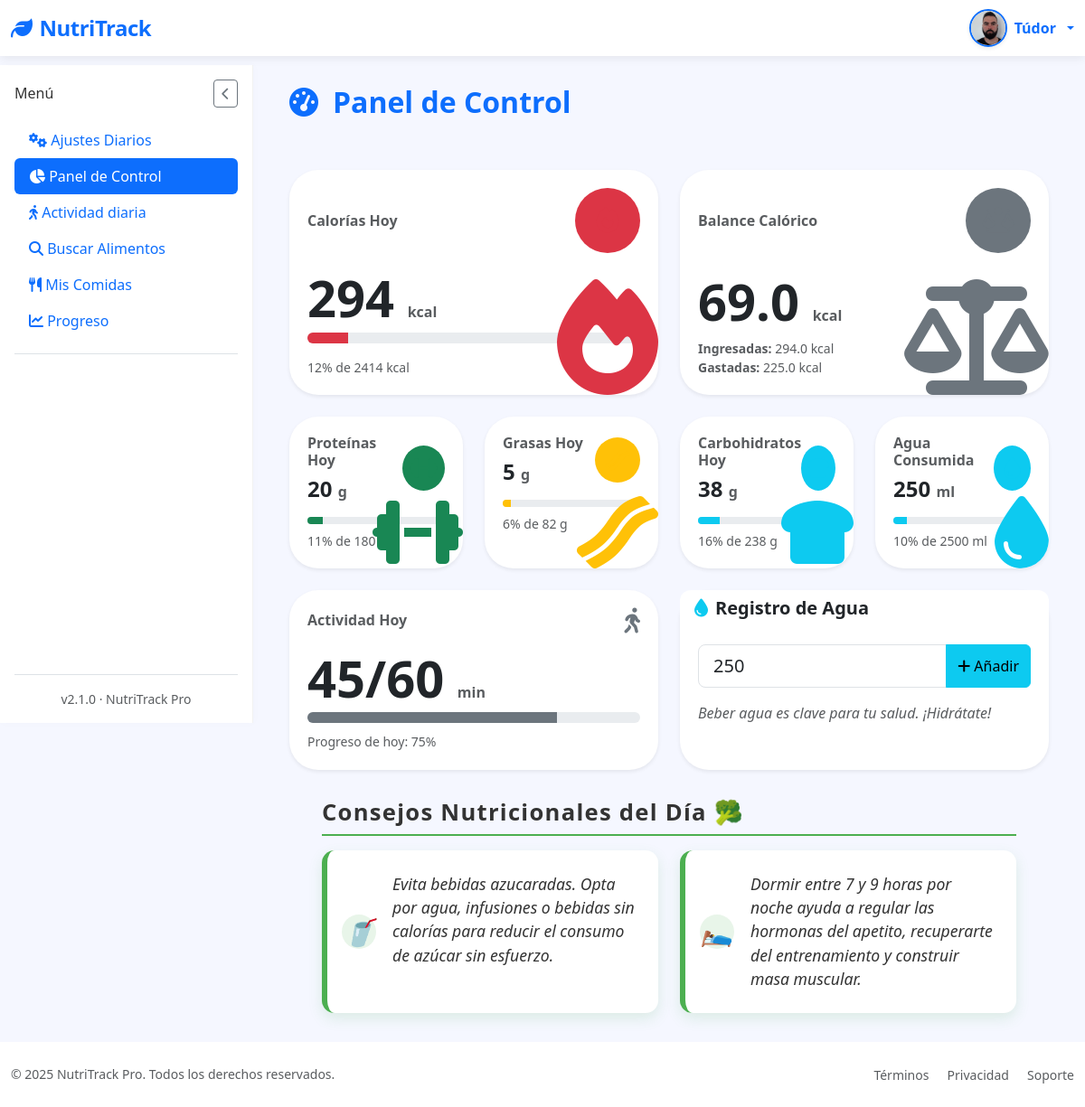
Before: /dashboard (signed in) with the older database file.
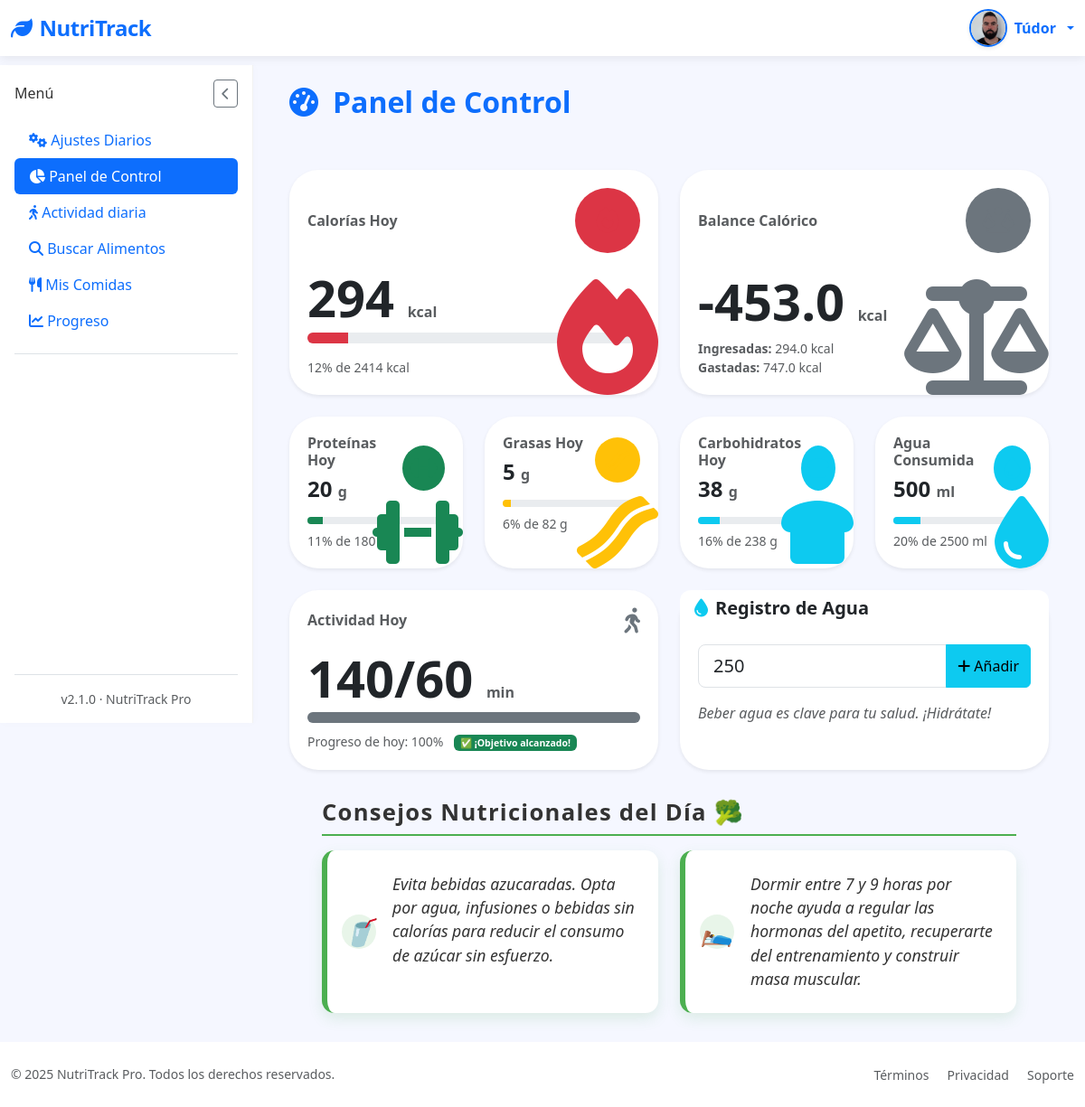
After: the same page with the newer database file.
### tables this page shows
CREATE TABLE "user_goals" (
	"user_id"	INTEGER,
	"daily_calories"	INTEGER DEFAULT 2000,
	"daily_proteins"	INTEGER DEFAULT 50,
	"daily_water"	INTEGER DEFAULT 2,
	"daily_activity"	INTEGER, calories_consumed REAL DEFAULT 0, proteins_consumed REAL DEFAULT 0, fats_consumed REAL DEFAULT 0, carbs_consumed REAL DEFAULT 0, created_at TEXT, updated_at TEXT, water_consumed REAL DEFAULT 0, daily_fats REAL DEFAULT 60, daily_carbs REAL DEFAULT 60, weight REAL, height INTEGER, age INTEGER, gender TEXT, goal TEXT,
	PRIMARY KEY("user_id"),
	FOREIGN KEY("user_id") REFERENCES "loggin"("id")
);

### app/controllers/DashboardController.py (the view, shortened to what this page needs)
@app.route('/dashboard')
@login_required
def dashboard():
    logging.debug(f"Accediendo a la ruta /dashboard para el usuario: {current_user.id}")
    with get_db_cursor() as cur:
        cur.execute("SELECT * FROM user_goals WHERE user_id = ?", (current_user.id,))
        goals_raw = cur.fetchone()
        logging.debug(f"Datos de 'user_goals' recuperados de la DB (raw): {goals_raw}")
        if not goals_raw:
            flash('Por favor, completa tu configuración inicial para empezar.', 'warning')
            return redirect(url_for('settings'))
        goals = dict(goals_raw)
        logging.debug(f"Datos de 'user_goals' después de la conversión a dict: {goals}")
        required_fields_for_dashboard = [
            'weight', 'height', 'age', 'gender', 'goal',
            'daily_calories', 'daily_proteins', 'daily_fats', 'daily_carbs',
            'daily_water', 'daily_activity'
        ]
        cur.execute("""
            SELECT SUM(calories) as calories,
                   SUM(proteins) as proteins,
                   SUM(fats) as fats,
                   SUM(carbs) as carbs
            FROM food_entries
            WHERE user_id = ? AND date(date) = date('now')
        """, (current_user.id,))
        today_stats = dict(cur.fetchone() or {'calories': 0, 'proteins': 0, 'fats': 0, 'carbs': 0})
        today_stats = {k: (v if v is not None else 0) for k, v in today_stats.items()}
        logging.debug(f"Estadísticas de alimentos de hoy (normalizadas): {today_stats}")
        today_calories = today_stats.get('calories', 0)
        today_proteins = today_stats.get('proteins', 0)
        today_fats = today_stats.get('fats', 0)
        today_carbs = today_stats.get('carbs', 0)
        burned_calories = get_total_calories_burned_today(current_user.id)
        net_calories = today_calories - burned_calories
        logging.debug(f"Calorías netas: {net_calories}, Quemadas: {burned_calories}, Consumidas: {today_calories}")
        cur.execute("""
            SELECT food_name, calories, proteins, fats, carbs, date
            FROM food_entries
            WHERE user_id = ?
            ORDER BY date DESC, created_at DESC
            LIMIT 5
        """, (current_user.id,))
        recent_foods = cur.fetchall()
        logging.debug(f"Alimentos recientes: {recent_foods}")
    activity_minutes = get_total_activity_minutes_today(current_user.id)
    today_stats['activity'] = activity_minutes
    daily_activity = goals.get('daily_activity') or 35
    activity_percentage = min(100, (activity_minutes / daily_activity) * 100) if daily_activity > 0 else 0
    daily_calories = goals.get('daily_calories') or 2000
    daily_proteins = goals.get('daily_proteins') or 50
    daily_fats = goals.get('daily_fats') or 60
    daily_carbs = goals.get('daily_carbs') or 250
    daily_water_ml = (goals.get('daily_water') or 2) * 1000
    water_consumed_ml = goals.get('water_consumed') or 0
    calories_percentage = min(100, (today_calories / daily_calories) * 100) if daily_calories > 0 else 0
    proteins_percentage = min(100, (today_proteins / daily_proteins) * 100) if daily_proteins > 0 else 0
    fats_percentage = min(100, (today_fats / daily_fats) * 100) if daily_fats > 0 else 0
    carbs_percentage = min(100, (today_carbs / daily_carbs) * 100) if daily_carbs > 0 else 0
    water_percentage = min(100, (water_consumed_ml / daily_water_ml) * 100) if daily_water_ml > 0 else 0
    prefs = get_user_preferences(current_user.id)
    tips_to_show = random.sample(nutritional_tips, k=min(2, len(nutritional_tips))) if prefs and prefs.get("auto_suggestions") else []
    return render_template('Dashboard/dashboard.html',
        goals=goals,
        today_stats=today_stats,
        recent_foods=recent_foods,
        calories_percentage=round(calories_percentage, 1),
        proteins_percentage=round(proteins_percentage, 1),
        fats_percentage=round(fats_percentage, 1),
        carbs_percentage=round(carbs_percentage, 1),
        water_percentage=round(water_percentage, 1),
        water_consumed_ml=water_consumed_ml,
        activity_minutes=activity_minutes,
        activity_percentage=round(activity_percentage, 1),
        net_calories=net_calories,
        burned_calories=burned_calories,
        calories_in=today_calories,
        tips=tips_to_show
    )

### app/__init__.py (called while the page is built)
def get_locale():
    user_lang = session.get('user_lang')
    supported = ['es', 'en', 'fr']  # o usa app.config['BABEL_SUPPORTED_LOCALES']
    if user_lang in supported:
        return user_lang
    return request.accept_languages.best_match(supported)

@login_manager.user_loader
def load_user(user_id):
    return User.get_by_id(user_id)

### app/conexion.py (called while the page is built)
@contextmanager
def get_db_connection():
    conn = sqlite3.connect(DATABASE)
    conn.row_factory = sqlite3.Row  # Esto permite acceso como diccionario
    try:
        yield conn
    finally:
        conn.close()

@contextmanager
def get_db_cursor():
    with get_db_connection() as conn:
        cursor = conn.cursor()
        try:
            yield cursor
            conn.commit()
        except:
            conn.rollback()
            raise

### app/controllers/UsersController.py (called while the page is built)
@app.context_processor
def inject_prefs():
    if current_user.is_authenticated:
        prefs = get_user_preferences(current_user.id)  # función que recupera las prefs
        return dict(prefs=prefs)
    return dict(prefs=None)

### app/models/ActivityModel.py (called while the page is built)
def get_db_connection():
    conn = sqlite3.connect(DATABASE)
    conn.row_factory = sqlite3.Row
    return conn

### app/templates/Dashboard/dashboard.html (shortened to what the changed rows need)
{% extends "base.html" %}
{% block section %}
<div class="d-flex justify-content-between align-items-center mb-5">
  <h1 class="fs-2 fw-bold text-primary">
    <i class="fas fa-tachometer-alt me-3" aria-hidden="true"></i>{{ _('Panel de Control') }}
  </h1>
</div>
{% set have_goals = (goals and (goals.daily_calories or goals.daily_proteins or goals.daily_fats or goals.daily_carbs or goals.daily_water)) %}
<div class="row g-4 mb-4">
  <div class="col-lg-6">
    <div class="card shadow-sm border-0 rounded-5 h-100 position-relative overflow-hidden" role="region" aria-labelledby="calorias-hoy-heading">
      <div class="card-body d-flex flex-column justify-content-between">
        <div class="d-flex justify-content-between align-items-center mb-3">
          <h6 id="calorias-hoy-heading" class="text-muted fw-semibold mb-0">{{ _('Calorías Hoy') }}</h6>
          <div class="icon-circle bg-danger bg-opacity-15 d-flex align-items-center justify-content-center rounded-circle" style="width:72px; height:72px; cursor:pointer;" aria-hidden="true">
          </div>
        </div>
        <h2 class="fw-bold display-4 mb-1" aria-live="polite">
          {{ (today_stats.calories|default(0))|round(0)|int }} <small class="text-muted fs-6">{{ _('kcal') }}</small>
        </h2>
        {% set cal_pct = [calories_percentage|default(0), 100]|min %}
        <div class="progress rounded-pill" style="height: 12px;">
          <div class="progress-bar bg-danger"
               role="progressbar"
               style="width: {{ cal_pct }}%"
               aria-valuenow="{{ cal_pct }}"
               aria-valuemin="0"
               aria-valuemax="100"
               aria-valuetext="{{ cal_pct }}%">
          </div>
        </div>
        <small class="text-muted d-block mt-3">
          {{ cal_pct|round(0)|int }}% {{ _('de') }} {{ goals.daily_calories|default(0)|round(0)|int }} {{ _('kcal') }}
        </small>
      </div>
    </div>
  </div>
  <div class="col-lg-6">
    <div class="card shadow-sm border-0 rounded-5 h-100 position-relative overflow-hidden" role="region" aria-labelledby="balance-calorico-heading">
      <div class="card-body d-flex flex-column justify-content-between">
        <div class="d-flex justify-content-between align-items-center mb-3">
          <h6 id="balance-calorico-heading" class="text-muted fw-semibold mb-0">{{ _('Balance Calórico') }}</h6>
          <div class="icon-circle bg-secondary bg-opacity-15 d-flex align-items-center justify-content-center rounded-circle" style="width:72px; height:72px; cursor:pointer;" aria-hidden="true">
          </div>
        </div>
        <h2 class="fw-bold display-4 mb-1" aria-live="polite">
          {{ (net_calories|default(0))|round(1) }} <small class="text-muted fs-6">{{ _('kcal') }}</small>
        </h2>
        <div class="small text-muted" role="group" aria-label="{{ _('Detalle de balance calórico') }}">
          <div><strong>{{ _('Ingresadas:') }}</strong> {{ (calories_in|default(0))|round(1) }} {{ _('kcal') }}</div>
          <div><strong>{{ _('Gastadas:') }}</strong> {{ (burned_calories|default(0))|round(1) }} {{ _('kcal') }}</div>
        </div>
      </div>
    </div>
  </div>
</div>
<div class="row g-4 mb-4">
  {% for macro in macros %}
  {% set pct = [macro.percentage, 100]|min %}
  <div class="col-6 col-md-3">
    <div class="card shadow-sm border-0 rounded-5 h-100 position-relative overflow-hidden" role="region" aria-labelledby="macro-{{ loop.index }}-title">
      <div class="card-body">
        <div class="d-flex justify-content-between align-items-center mb-3">
          <div>
            <h6 id="macro-{{ loop.index }}-title" class="text-muted fw-semibold mb-2">{{ macro.title }}</h6>
            <h4 class="fw-bold mb-0" aria-live="polite">
              {{ (macro.value|default(0))|round(0)|int }} <small class="text-muted fs-6">{{ macro.unit }}</small>
            </h4>
          </div>
          <div class="icon-circle bg-{{ macro.color }} bg-opacity-15 d-flex align-items-center justify-content-center rounded-circle" style="width:50px; height:50px;" aria-hidden="true">
            <i class="fas {{ macro.icon }} text-{{ macro.color }} fs-4"></i>
          </div>
        </div>
        <div class="progress rounded-pill" style="height: 8px;">
          <div class="progress-bar bg-{{ macro.color }}"
               role="progressbar"
               style="width: {{ pct }}%"
               aria-valuenow="{{ pct }}"
               aria-valuemin="0"
               aria-valuemax="100"
               aria-valuetext="{{ pct }}%">
          </div>
        </div>
        <small class="text-muted d-block mt-2">
          {{ pct|round(0)|int }}% {{ _('de') }} {{ (macro.goal|default(0))|round(0)|int }} {{ macro.unit }}
        </small>
      </div>
      <div class="position-absolute bottom-0 end-0 opacity-10" style="font-size: 5rem; line-height: 0.8; color: var(--bs-{{ macro.color }}); user-select:none; pointer-events:none;" aria-hidden="true">
        <i class="fas {{ macro.icon }}"></i>
      </div>
    </div>
  </div>
  {% endfor %}
</div>
<div class="row g-4">
  <div class="col-md-6">
    <div class="card shadow-sm border-0 rounded-5 h-100" role="region" aria-labelledby="actividad-hoy-heading">
      <div class="card-body">
        <div class="d-flex justify-content-between align-items-center mb-3">
          <h6 id="actividad-hoy-heading" class="text-muted fw-semibold mb-0">{{ _('Actividad Hoy') }}</h6>
          <i class="fas fa-walking text-secondary fs-3" aria-hidden="true"></i>
        </div>
        <h2 class="fw-bold display-4 mb-1" aria-live="polite">
          {{ (activity_minutes|default(0))|round(0)|int }}/{{ (goals.daily_activity|default(0))|round(0)|int }}
          <small class="text-muted fs-6">{{ _('min') }}</small>
        </h2>
        {% set act_pct = [activity_percentage|default(0), 100]|min %}
        <div class="progress rounded-pill mb-2" style="height: 12px;">
          <div class="progress-bar bg-secondary"
               style="width: {{ act_pct }}%"
               role="progressbar"
               aria-valuenow="{{ act_pct }}"
               aria-valuemin="0"
               aria-valuemax="100"
               aria-valuetext="{{ act_pct }}%">
          </div>
        </div>
        <small class="text-muted">
          {{ _('Progreso de hoy:') }} {{ act_pct|round(0)|int }}%
          {% if activity_minutes >= goals.daily_activity and goals.daily_activity %}
            <span class="badge bg-success ms-2" aria-live="polite">✅ {{ _('¡Objetivo alcanzado!') }}</span>
          {% endif %}
        </small>
      </div>
    </div>
  </div>
</div>
{% endblock %}

Changed rows visible on the page:
changed user_goals: water_consumed "250" → "500"; {{ pct }} 10.0 → 20.0 (drawn); pct "10" → "20"
Other visible differences:
{{ (net_calories|default(0))|round(1) }}: "69.0" → "-453.0"
{{ (burned_calories|default(0))|round(1) }}: "225.0" → "747.0"
{{ (activity_minutes|default(0))|round(0)|int }}: "45" → "140"
{{ act_pct }}: 75.0 → 100 (drawn)
{{ act_pct|round(0)|int }}: "75" → "100"
text now shown: "✅ ¡Objetivo alcanzado!"
